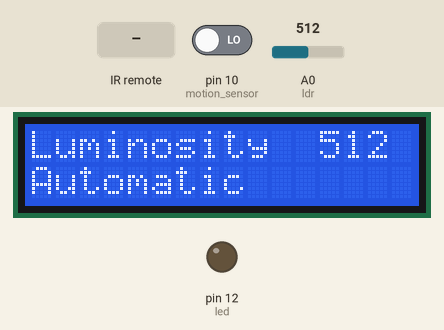
A sketch run on a simulated Arduino Uno, built with avr-gcc and run on an emulated ATmega328P. On the bench: 16×2 character LCD, output pins drawn as LEDs (lit = HIGH). The inputs (shaded band) are chosen by the test bench; at power-on: A0 (ldr) = 512, pin 10 (motion_sensor) LOW.

Above: at 1.2 s.
1.3 s: infrared code 0xFFC23D received
At 1.9 s:
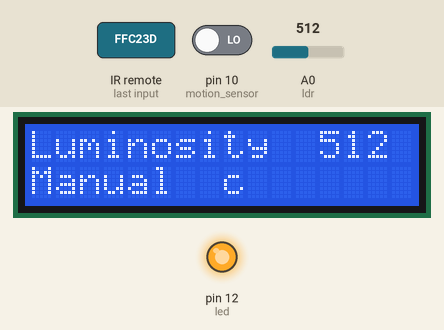
2.8 s: A0 (ldr) set to 716
At 4.0 s:
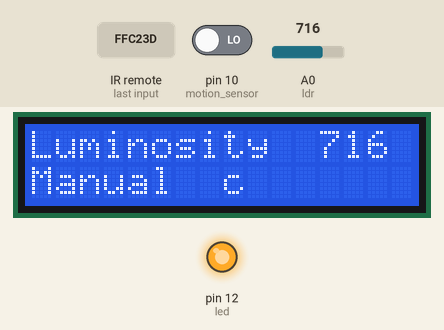
4.3 s: A0 (ldr) set to 810
At 5.3 s:
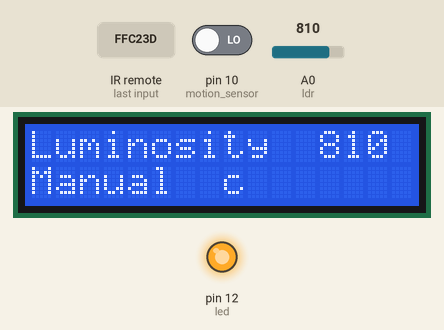
5.8 s: A0 (ldr) set to 790
At 6.4 s:
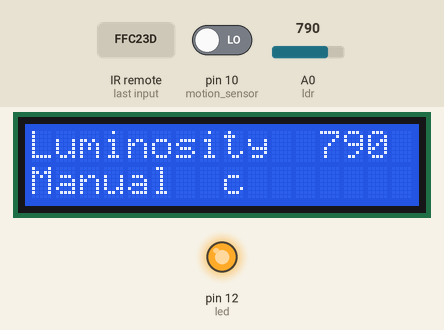
Timing chart, 0 to 8.3 s (numbered marks = the images above; inputs shaded):
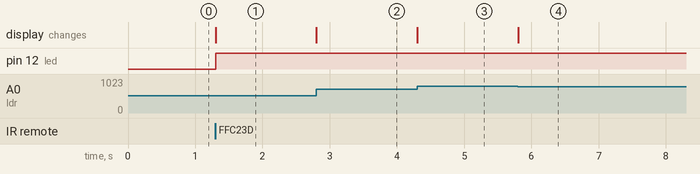

The sketch:

A_009_Aussenbereichsbeleuchtung.ino
```cpp
#include <IRremote.h>
#include <LiquidCrystal.h>

const int ir_sensor = 11;
const int led = 12;
const int ldr = A0;
const int motion_sensor = 10;

byte led_state = 0;
IRrecv irrecv(ir_sensor);
decode_results ir_results;
LiquidCrystal lcd(7, 6, 5, 4, 3, 2);

void setup() {
    Serial.begin(9600);
    pinMode(led, OUTPUT);
    pinMode(ldr, INPUT);
    pinMode(motion_sensor, INPUT);
    irrecv.enableIRIn();
    lcd.begin(16, 2); // 16 chars in two rows
}

void loop() {
    //Serial.println(analogRead(ldr)); //Grundhelligkeit=955; Minhelligkeit=545
    lcd.setCursor(0, 0);
    lcd.print("Luminosity  ");
    lcd.print(analogRead(ldr));
    if (irrecv.decode(&ir_results)) {
        if (ir_results.value == 16761405) {
            if (led_state) {
                led_state = 0;
                digitalWrite(led, 0);
            } else {
                led_state = 1;
                digitalWrite(led, 1);
            }
        }
        irrecv.resume();
    }

    if (!(led_state) && digitalRead(motion_sensor)) {
        if (analogRead(ldr) < 800) {
            digitalWrite(led, 1);
            delay(5000);
            digitalWrite(led, 0);
        } else {
            digitalWrite(led, 0);
        }
    }
    lcd.setCursor(0, 1);
    if (led_state) {
        lcd.print("Manual  ");
    } else {
        lcd.print("Automatic");
    }
}
```

Measured:
- after the input at 1.3 s, pin 12 (led): LOW → HIGH at once; the display: changes at once (image 1)
- after the input at 2.8 s, the display: changes at once (image 2)
- after the input at 4.3 s, the display: changes at once (image 3)
- after the input at 5.8 s, the display: changes at once (image 4)
